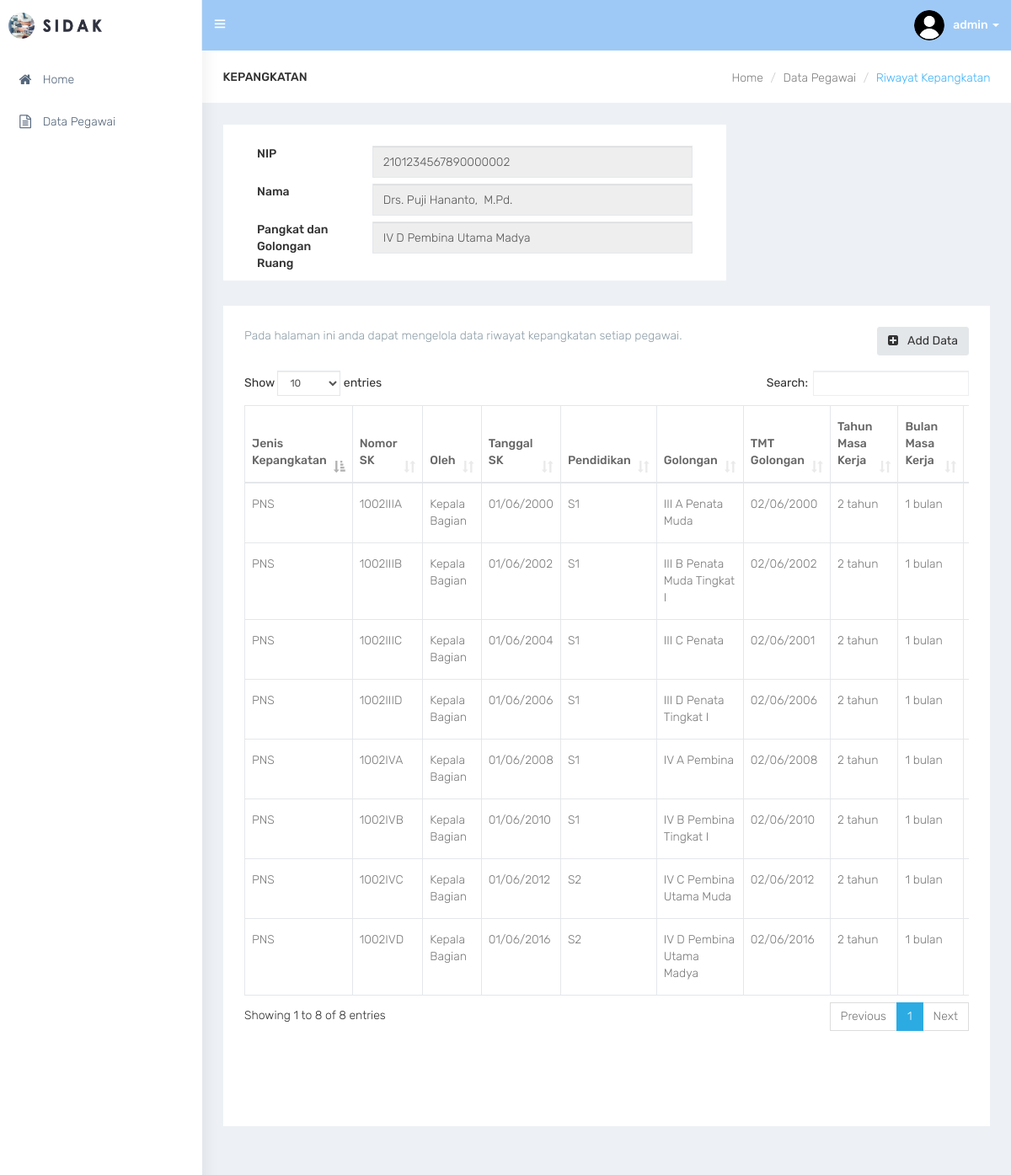
The page /kepangkatan/2 (signed in) on the database its author committed.
### tables this page shows
CREATE TABLE `user` (
  `us_id` int(11) NOT NULL,
  `ac_id` int(11) NOT NULL,
  `us_username` varchar(30) NOT NULL,
  `us_password` varchar(100) NOT NULL,
  `us_photo` varchar(100) NOT NULL,
  `us_email` varchar(30) NOT NULL
);

CREATE TABLE `pegawai` (
  `pe_id` int(11) NOT NULL,
  `pe_nama` varchar(255) NOT NULL,
  `pe_nip` varchar(30) NOT NULL,
  `pa_id` int(11) NOT NULL,
  `pe_tempat_lahir` varchar(100) NOT NULL,
  `pe_tanggal_lahir` date NOT NULL,
  `pe_jenis_kelamin` varchar(20) NOT NULL,
  `ag_id` int(11) NOT NULL,
  `st_id` int(11) NOT NULL,
  `pe_no_hp` varchar(15) NOT NULL,
  `pe_email` varchar(100) NOT NULL,
  `pe_no_bpjs` varchar(30) NOT NULL,
  `pr_id` char(2) NOT NULL,
  `kb_id` char(4) NOT NULL,
  `kc_id` char(7) NOT NULL,
  `kl_id` char(10) NOT NULL,
  `pe_alamat` varchar(255) NOT NULL,
  `pe_hobi` varchar(100) NOT NULL
);

CREATE TABLE `pangkat` (
  `pa_id` int(11) NOT NULL,
  `pa_keterangan` varchar(100) NOT NULL
);

CREATE TABLE `kepangkatan` (
  `kp_id` int(11) NOT NULL,
  `pe_id` int(11) NOT NULL,
  `jp_id` int(11) NOT NULL,
  `kp_no_sk` varchar(100) NOT NULL,
  `kp_oleh` varchar(100) NOT NULL,
  `kp_tanggal_sk` date NOT NULL,
  `tp_id` int(11) NOT NULL,
  `pa_id` int(11) NOT NULL,
  `kp_tmt_golongan` date NOT NULL,
  `kp_tahun_masa_kerja` int(11) NOT NULL,
  `kp_bulan_masa_kerja` int(11) NOT NULL,
  `kp_no_bkn` varchar(100) NOT NULL,
  `kp_tanggal_bkn` date NOT NULL,
  `kp_gaji` int(11) NOT NULL
);

CREATE TABLE `jenis_kepangkatan` (
  `jp_id` int(11) NOT NULL,
  `jp_keterangan` varchar(30) NOT NULL
);

CREATE TABLE `tingkat_pendidikan` (
  `tp_id` int(11) NOT NULL,
  `tp_jenjang` varchar(30) NOT NULL
);

### kepangkatan.php (the view, shortened to what this page needs)
<div id="page-wrapper">
    <div class="container-fluid">
        <div class="row bg-title">
            <div class="col-lg-3 col-md-4 col-sm-4 col-xs-12">
                <h4 class="page-title">Kepangkatan</h4>
            </div>
            <div class="col-lg-9 col-sm-8 col-md-8 col-xs-12">
                <ol class="breadcrumb">
                    <li><a href="index">Home</a></li>
                    <li><a href="data">Data Pegawai</a></li>
                    <li class="active">Riwayat Kepangkatan</li>
                </ol>
            </div>
        </div>
        <div class="row">
            <div class="col-sm-12">
                <?php
                    require_once(__DIR__.'/lib/config.php');
                    if (isset($_GET['id'])) {
                        $id = $_GET['id'];
                        $peg_sql = "SELECT * FROM pegawai JOIN pangkat USING(pa_id) WHERE pe_id='$id'";
                        $peg_query = $conn->query($peg_sql);
                        $peg = $peg_query->fetch(PDO::FETCH_OBJ);
                    }
                ?>
            </div>
        </div>
        <div class="row">
            <div class="col-sm-8">
                <div class="white-box">
                    <form>
                        <div class="form-group">
                            <label class="col-sm-3">NIP</label>
                            <div class="col-sm-9"><input type="text" name="nip" class="form-control" value="<?php echo $peg->pe_nip; ?>" disabled></div>
                            <br>
                        </div>
                        <div class="form-group">
                            <label class="col-sm-3">Nama</label>
                            <div class="col-sm-9"><input type="text" name="nama" class="form-control" value="<?php echo $peg->pe_nama; ?>" disabled></div>
                            <br>
                        </div>
                        <div class="form-group">
                            <label class="col-sm-3">Pangkat dan Golongan Ruang</label>
                            <div class="col-sm-9"><input type="text" name="pangkat" class="form-control" value="<?php echo $peg->pa_keterangan; ?>" disabled></div>
                            <br>
                        </div>
                    </form>
                </div>
            </div>
        </div>
        <div class="row">
            <div class="col-sm-12">
                <div class="white-box">
                    <a href="kepangkatan-add/<?php echo $id ?>" class="btn btn-default pull-right m-l-20 hidden-xs hidden-sm waves-effect waves-light"><i class="fa fa-plus-square fa-fw" aria-hidden="true"></i> Add Data</a>
                    <p class="text-muted">Pada halaman ini anda dapat mengelola data riwayat kepangkatan setiap pegawai.</p><br>
                    <div class="table-responsive">
                        <table class="table table-bordered" id="table_id">
                            <thead>
                                <tr>
                                    <th>Jenis Kepangkatan</th>
                                    <th>Nomor SK</th>
                                    <th>Oleh</th>
                                    <th>Tanggal SK</th>
                                    <th>Pendidikan</th>
                                    <th>Golongan</th>
                                    <th>TMT Golongan</th>
                                    <th>Tahun Masa Kerja</th>
                                    <th>Bulan Masa Kerja</th>
                                    <th>No BKN</th>
                                </tr>
                            </thead>
                            <tbody>
                                <?php
                                    $sql = "SELECT * FROM kepangkatan JOIN jenis_kepangkatan USING(jp_id) JOIN tingkat_pendidikan USING(tp_id) JOIN pangkat USING(pa_id) WHERE pe_id='$id'";
                                    $query = $conn->query($sql);
                                    $check = $query->rowCount();
                                    if ($check >= 1) {
                                        while($data = $query->fetch(PDO::FETCH_OBJ)){
                                            echo '
                                            <tr>
                                            <td>'.$data->jp_keterangan.'</td>
                                            <td>'.$data->kp_no_sk.'</td>
                                            <td>'.$data->kp_oleh.'</td>
                                            <td>'.date("d/m/Y", strtotime($data->kp_tanggal_sk)).'</td>
                                            <td>'.$data->tp_jenjang.'</td>
                                            <td>'.$data->pa_keterangan.'</td>
                                            <td>'.date("d/m/Y", strtotime($data->kp_tmt_golongan)).'</td>
                                            <td>'.$data->kp_tahun_masa_kerja.' tahun</td>
                                            <td>'.$data->kp_bulan_masa_kerja.' bulan</td>
                                            <td>'.$data->kp_no_bkn.'</td>
                                            <td>'.date("d/m/Y", strtotime($data->kp_tanggal_bkn)).'</td>
                                            <td>'.$data->kp_gaji.'</td>
                                            <td>
                                                <a href="kepangkatan-edit/'.$data->kp_id.'" class="btn btn-default waves-effect waves-light"><i class="fa fa-pencil fa-fw" aria-hidden="true"></i></a>
                                            </td>
                                            </tr>';
                                        }
                                    }
                                    else{
                                        echo "
                                        <tr>
                                        <td colspan='8' style='text-align:center;'>Table is empty</td>
                                        </tr>";
                                    }
                                ?>
                            </tbody>
                        </table><br><br><br><br>
                    </div>
                </div>
            </div>
        </div>
    </div>
</div>

### lib/lib-topbar.php (shortened to what this page needs)
<nav class="navbar navbar-default navbar-static-top m-b-0">
    <div class="navbar-header" style="background: #9ec9f6;">
        <div class="top-left-part">
            <a class="logo" href="index">
                <b>
                <img src="images/admin-lg.png" alt="home" class="light-logo" style="max-height: 31px;" /></b>
                <span class="hidden-xs">
                <img src="images/admin-tx.png" alt="home" class="light-logo" style="max-height: 15px;" /></span>
            </a>
        </div>
        <ul class="nav navbar-top-links navbar-left">
            <li><a href="javascript:void(0)" class="open-close waves-effect waves-light"><i class="ti-menu"></i></a></li>
        </ul>
        <?php
            require_once(__DIR__.'/config.php');
            $id = $_SESSION['id'];
            $sql = "SELECT * FROM user JOIN access_control USING(ac_id) WHERE us_id='$id'";
            $query = $conn->query($sql);
            $data = $query->fetch(PDO::FETCH_OBJ);
        ?>
        <ul class="nav navbar-top-links navbar-right pull-right">
            <li class="dropdown">
                <a class="dropdown-toggle profile-pic" data-toggle="dropdown" href="#"> <img src="images/user/<?php echo $data->us_photo;?>" alt="user-img" width="36" class="img-circle"><b class="hidden-xs"><?php echo $data->us_username;?> </b><span class="caret"></span> </a>
            </li>
        </ul>
    </div>
</nav>

### css/default.css (style rules this page uses)
body { background: #fff; }
.top-left-part { background: #fff; }
.top-left-part .light-logo { display: inline-block; }
.navbar-header { background: #2f323e; }
.navbar-top-links > li > a { color: #ffffff; }
.bg-title .breadcrumb .active { color: #41b3f9; }

### rows shown on the page
user: us_photo (picture), us_username "admin"
pegawai: nip "2101234567890000002", nama "Drs. Puji Hananto, M.Pd.", pangkat "IV D Pembina Utama Madya"
kepangkatan: jp.jp_keterangan "PNS", kp_no_sk "1002IIIA", kp_oleh "Kepala Bagian", kp_tanggal_sk "01/06/2000", tp.tp_jenjang "S1", pa.pa_keterangan "III A Penata Muda", kp_tmt_golongan "02/06/2000", kp_tahun_masa_kerja "2", kp_bulan_masa_kerja "1"
kepangkatan: jp.jp_keterangan "PNS", kp_no_sk "1002IIIB", kp_oleh "Kepala Bagian", kp_tanggal_sk "01/06/2002", tp.tp_jenjang "S1", pa.pa_keterangan "III B Penata Muda Tingkat I", kp_tmt_golongan "02/06/2002", kp_tahun_masa_kerja "2", kp_bulan_masa_kerja "1"
kepangkatan: jp.jp_keterangan "PNS", kp_no_sk "1002IIIC", kp_oleh "Kepala Bagian", kp_tanggal_sk "01/06/2004", tp.tp_jenjang "S1", pa.pa_keterangan "III C Penata", kp_tmt_golongan "02/06/2001", kp_tahun_masa_kerja "2", kp_bulan_masa_kerja "1"
kepangkatan: jp.jp_keterangan "PNS", kp_no_sk "1002IIID", kp_oleh "Kepala Bagian", kp_tanggal_sk "01/06/2006", tp.tp_jenjang "S1", pa.pa_keterangan "III D Penata Tingkat I", kp_tmt_golongan "02/06/2006", kp_tahun_masa_kerja "2", kp_bulan_masa_kerja "1"
kepangkatan: jp.jp_keterangan "PNS", kp_no_sk "1002IVA", kp_oleh "Kepala Bagian", kp_tanggal_sk "01/06/2008", tp.tp_jenjang "S1", pa.pa_keterangan "IV A Pembina", kp_tmt_golongan "02/06/2008", kp_tahun_masa_kerja "2", kp_bulan_masa_kerja "1"
kepangkatan: jp.jp_keterangan "PNS", kp_no_sk "1002IVB", kp_oleh "Kepala Bagian", kp_tanggal_sk "01/06/2010", tp.tp_jenjang "S1", pa.pa_keterangan "IV B Pembina Tingkat I", kp_tmt_golongan "02/06/2010", kp_tahun_masa_kerja "2", kp_bulan_masa_kerja "1"
kepangkatan: jp.jp_keterangan "PNS", kp_no_sk "1002IVC", kp_oleh "Kepala Bagian", kp_tanggal_sk "01/06/2012", tp.tp_jenjang "S2", pa.pa_keterangan "IV C Pembina Utama Muda", kp_tmt_golongan "02/06/2012", kp_tahun_masa_kerja "2", kp_bulan_masa_kerja "1"
kepangkatan: jp.jp_keterangan "PNS", kp_no_sk "1002IVD", kp_oleh "Kepala Bagian", kp_tanggal_sk "01/06/2016", tp.tp_jenjang "S2", pa.pa_keterangan "IV D Pembina Utama Madya", kp_tmt_golongan "02/06/2016", kp_tahun_masa_kerja "2", kp_bulan_masa_kerja "1"
